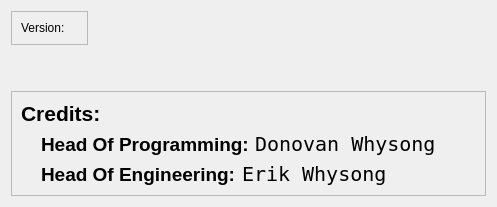
        <widget class="QWidget" name="AboutPage">
         <layout class="QGridLayout" name="gridLayout_22">
          <item row="0" column="1">
           <widget class="QFrame" name="frame_6">
            <property name="sizePolicy">
             <sizepolicy hsizetype="Fixed" vsizetype="Fixed">
              <horstretch>0</horstretch>
              <verstretch>0</verstretch>
             </sizepolicy>
            </property>
            <property name="focusPolicy">
             <enum>Qt::ClickFocus</enum>
            </property>
            <property name="frameShape">
             <enum>QFrame::StyledPanel</enum>
            </property>
            <property name="frameShadow">
             <enum>QFrame::Raised</enum>
            </property>
            <property name="class" stdset="0">
             <string>frameHolder</string>
            </property>
            <layout class="QGridLayout" name="gridLayout_24">
             <item row="0" column="1">
              <layout class="QHBoxLayout" name="horizontalLayout_23">
               <item alignment="Qt::AlignLeft">
                <widget class="QLabel" name="label_19">
                 <property name="text">
                  <string>Version:</string>
                 </property>
                 <property name="class" stdset="0">
                  <string>titleLabel</string>
                 </property>
                </widget>
               </item>
               <item alignment="Qt::AlignLeft">
                <widget class="QLabel" name="versionLabel">
                 <property name="text">
                  <string/>
                 </property>
                 <property name="class" stdset="0">
                  <string>infoLabel</string>
                 </property>
                </widget>
               </item>
              </layout>
             </item>
            </layout>
           </widget>
          </item>
          <item row="3" column="1">
           <widget class="QFrame" name="frame_5">
            <property name="styleSheet">
             <string notr="true">QLabel {
color: black;
}</string>
            </property>
            <property name="frameShape">
             <enum>QFrame::StyledPanel</enum>
            </property>
            <property name="frameShadow">
             <enum>QFrame::Raised</enum>
            </property>
            <property name="class" stdset="0">
             <string>frameHolder</string>
            </property>
            <layout class="QGridLayout" name="gridLayout_23">
             <item row="1" column="0">
              <layout class="QVBoxLayout" name="verticalLayout_2">
               <item>
                <layout class="QHBoxLayout" name="horizontalLayout_17">
                 <item>
                  <spacer name="horizontalSpacer_20">
                   <property name="orientation">
                    <enum>Qt::Horizontal</enum>
                   </property>
                   <property name="sizeType">
                    <enum>QSizePolicy::Fixed</enum>
                   </property>
                   <property name="sizeHint" stdset="0">
                    <size>
                     <width>20</width>
                     <height>20</height>
                    </size>
                   </property>
                  </spacer>
                 </item>
                 <item>
                  <layout class="QVBoxLayout" name="verticalLayout_4">
                   <item>
                    <layout class="QHBoxLayout" name="horizontalLayout_18">
                     <item alignment="Qt::AlignLeft">
                      <widget class="QLabel" name="label_16">
                       <property name="font">
                        <font>
                         <pointsize>14</pointsize>
                         <weight>75</weight>
                         <bold>true</bold>
                        </font>
                       </property>
                       <property name="text">
                        <string>Head Of Programming:</string>
                       </property>
                      </widget>
                     </item>
                     <item alignment="Qt::AlignLeft">
                      <widget class="QLabel" name="label_17">
                       <property name="font">
                        <font>
                         <family>Andale Mono</family>
                         <pointsize>15</pointsize>
                        </font>
                       </property>
                       <property name="text">
                        <string>Donovan Whysong</string>
                       </property>
                      </widget>
                     </item>
                     <item>
                      <spacer name="horizontalSpacer_19">
                       <property name="orientation">
                        <enum>Qt::Horizontal</enum>
                       </property>
                       <property name="sizeHint" stdset="0">
                        <size>
                         <width>40</width>
                         <height>20</height>
                        </size>
                       </property>
                      </spacer>
                     </item>
                    </layout>
                   </item>
                   <item>
                    <layout class="QHBoxLayout" name="horizontalLayout_21">
                     <item alignment="Qt::AlignLeft">
                      <widget class="QLabel" name="label_15">
                       <property name="font">
                        <font>
                         <pointsize>14</pointsize>
                         <weight>75</weight>
                         <bold>true</bold>
                        </font>
                       </property>
                       <property name="text">
                        <string>Head Of Engineering:</string>
                       </property>
                      </widget>
                     </item>
                     <item alignment="Qt::AlignLeft">
                      <widget class="QLabel" name="label_18">
                       <property name="font">
                        <font>
                         <family>Andale Mono</family>
                         <pointsize>15</pointsize>
                        </font>
                       </property>
                       <property name="text">
                        <string>Erik Whysong</string>
                       </property>
                      </widget>
                     </item>
                     <item>
                      <spacer name="horizontalSpacer_18">
                       <property name="orientation">
                        <enum>Qt::Horizontal</enum>
                       </property>
                       <property name="sizeHint" stdset="0">
                        <size>
                         <width>40</width>
                         <height>20</height>
                        </size>
                       </property>
                      </spacer>
                     </item>
                    </layout>
                   </item>
                  </layout>
                 </item>
                </layout>
               </item>
              </layout>
             </item>
             <item row="0" column="0" alignment="Qt::AlignLeft">
              <widget class="QLabel" name="label_14">
               <property name="font">
                <font>
                 <pointsize>16</pointsize>
                 <weight>75</weight>
                 <bold>true</bold>
                </font>
               </property>
               <property name="text">
                <string>Credits:</string>
               </property>
               <property name="class" stdset="0">
                <string>titleLabel</string>
               </property>
              </widget>
             </item>
            </layout>
           </widget>
          </item>
          <item row="1" column="1">
           <spacer name="verticalSpacer_3">
            <property name="orientation">
             <enum>Qt::Vertical</enum>
            </property>
            <property name="sizeHint" stdset="0">
             <size>
              <width>20</width>
              <height>40</height>
             </size>
            </property>
           </spacer>
          </item>
         </layout>
        </widget>
